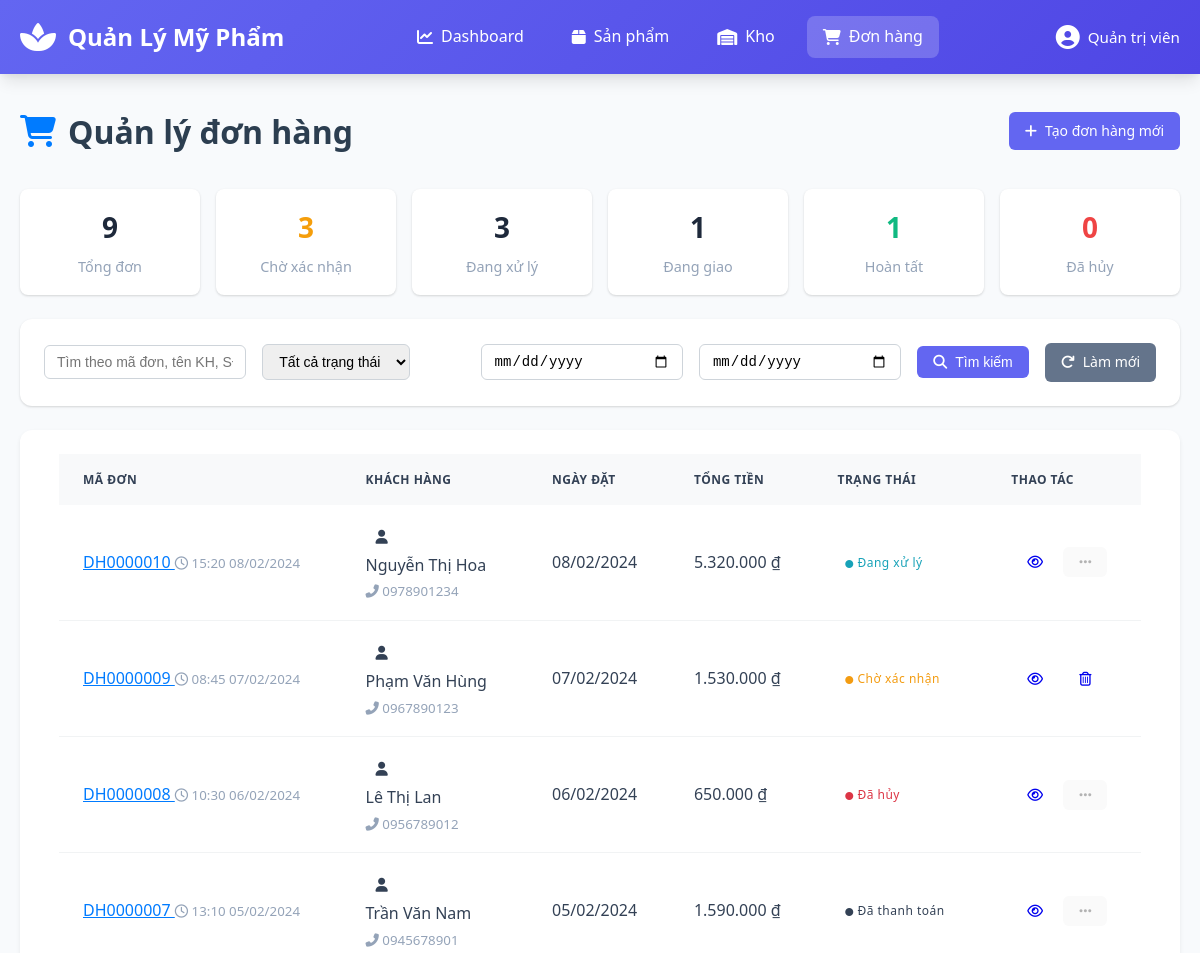
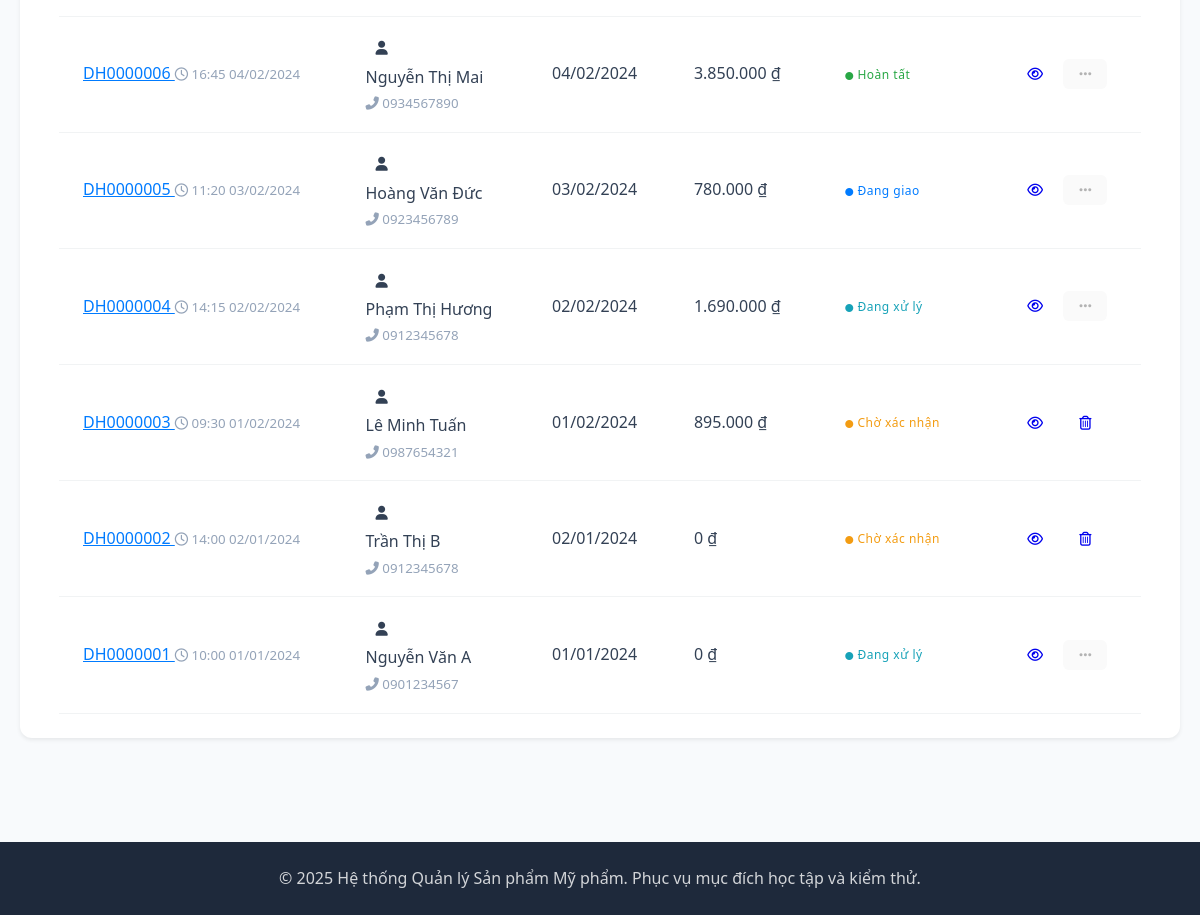
Page /?controller=OrderController&action=index on the committed database (2 pictures, top to bottom).
### tables this page shows
CREATE TABLE orders (
    order_id INT AUTO_INCREMENT PRIMARY KEY,
    order_code VARCHAR(20) NOT NULL UNIQUE COMMENT 'Mã đơn hàng, định dạng DH + 7 chữ số (ví dụ: DH1234567)',
    customer_id INT NOT NULL COMMENT 'Khách hàng đặt hàng',
    order_date DATETIME NOT NULL COMMENT 'Ngày đặt hàng',
    total_amount DECIMAL(12,2) NOT NULL DEFAULT 0 COMMENT 'Tổng tiền đơn hàng',
    status ENUM('Chờ xác nhận', 'Đang xử lý', 'Đang giao', 'Hoàn tất', 'Đã thanh toán', 'Đã hủy') DEFAULT 'Chờ xác nhận',
    payment_method ENUM('COD', 'Bank Transfer', 'E-Wallet') NOT NULL DEFAULT 'COD',
    shipping_address TEXT NOT NULL COMMENT 'Địa chỉ giao hàng',
    shipping_note TEXT COMMENT 'Ghi chú giao hàng',
    cancel_reason VARCHAR(200) COMMENT 'Lý do hủy đơn',
    confirmed_by VARCHAR(50) COMMENT 'Người xác nhận đơn',
    confirmed_at DATETIME COMMENT 'Thời điểm xác nhận',
    completed_by VARCHAR(50) COMMENT 'Người hoàn tất đơn',
    completed_at DATETIME COMMENT 'Thời điểm hoàn tất',
    cancelled_by VARCHAR(50) COMMENT 'Người hủy đơn',
    cancelled_at DATETIME COMMENT 'Thời điểm hủy',
    paid_by VARCHAR(50) COMMENT 'Người thanh toán đơn',
    paid_at DATETIME COMMENT 'Thời điểm thanh toán',
    created_at TIMESTAMP DEFAULT CURRENT_TIMESTAMP,
    updated_at TIMESTAMP DEFAULT CURRENT_TIMESTAMP ON UPDATE CURRENT_TIMESTAMP,
    
     
    FOREIGN KEY (customer_id) REFERENCES customers(customer_id) ON DELETE RESTRICT,
    CONSTRAINT chk_order_code_format CHECK (order_code REGEXP '^DH[0-9]{7}$'),
    CONSTRAINT chk_order_amount CHECK (total_amount >= 0)
);

CREATE TABLE customers (
    customer_id INT AUTO_INCREMENT PRIMARY KEY,
    customer_code VARCHAR(20) NOT NULL UNIQUE COMMENT 'Mã khách hàng, định dạng KHYYYYXXX',
    fullname VARCHAR(100) NOT NULL COMMENT 'Họ tên khách hàng',
    phone VARCHAR(15) NOT NULL COMMENT 'Số điện thoại',
    email VARCHAR(100) COMMENT 'Email khách hàng',
    address TEXT COMMENT 'Địa chỉ giao hàng',
    status ENUM('Active', 'Blocked') DEFAULT 'Active',
    created_at TIMESTAMP DEFAULT CURRENT_TIMESTAMP,
    updated_at TIMESTAMP DEFAULT CURRENT_TIMESTAMP ON UPDATE CURRENT_TIMESTAMP,
    
     
    CONSTRAINT chk_customer_code_format CHECK (customer_code REGEXP '^KH[0-9]{7}$'),
    CONSTRAINT chk_customer_phone CHECK (phone REGEXP '^[0-9]{10,11}$'),
    CONSTRAINT chk_customer_email CHECK (email IS NULL OR email REGEXP '^[A-Za-z0-9._%+-]+@[A-Za-z0-9.-]+\\.[A-Za-z]{2,}$')
);

### views/orders/index.php (the view, shortened to what the rows shown need)
<?php
require_once __DIR__ . '/../layouts/header.php';
?>
<div class="container-fluid">
    <div class="row">
        <div class="col-md-12">
            <div class="page-header d-flex justify-content-between align-items-center">
                <div>
                    <h1><i class="fas fa-shopping-cart text-primary me-2"></i> Quản lý đơn hàng</h1>
                </div>
            </div>
<div class="card shadow-sm">
    <div class="card-body p-0">
        <div class="table-responsive">
            <table class="table table-hover align-middle mb-0">
                <thead class="table-light">
                    <tr>
                        <th class="ps-4">Mã đơn</th>
                        <th>Khách hàng</th>
                        <th>Ngày đặt</th>
                        <th class="text-end pe-4">Tổng tiền</th>
                        <th>Trạng thái</th>
                        <th class="text-end pe-4">Thao tác</th>
                    </tr>
                </thead>
                <tbody>
                    <?php if (empty($orders)): ?>
                        <tr>
                            <td colspan="6" class="text-center py-5">
                                <div class="text-muted py-4">
                                    <i class="fas fa-inbox fa-3x mb-3"></i>
                                    <p class="mb-0">Không có đơn hàng nào</p>
                                </div>
                            </td>
                        </tr>
                    <?php else: ?>
                        <?php foreach ($orders as $order):
                            $status_class = [
                                'Chờ xác nhận' => 'warning',
                                'Đang xử lý' => 'info',
                                'Đang giao' => 'primary',
                                'Hoàn tất' => 'success',
                                'Đã hủy' => 'danger'
                            ][$order['status']] ?? 'secondary';
                        ?>
                            <tr class="order-row">
                                <td class="ps-4" data-label="Mã đơn">
                                    <div class="d-flex flex-column">
                                        <a href="<?= BASE_URL ?>?controller=OrderController&action=view&id=<?= $order['order_id'] ?>" class="fw-bold text-primary text-decoration-none">
                                            <?= htmlspecialchars($order['order_code']) ?>
                                        </a>
                                        <small class="text-muted">
                                            <i class="far fa-clock me-1"></i>
                                            <?= date('H:i d/m/Y', strtotime($order['order_date'])) ?>
                                        </small>
                                    </div>
                                </td>
                                <td data-label="Khách hàng">
                                    <div class="d-flex align-items-center">
                                        <div class="avatar-sm me-2">
                                            <div class="avatar-title bg-light text-dark rounded-circle">
                                                <i class="fas fa-user"></i>
                                            </div>
                                        </div>
                                        <div>
                                            <div class="fw-semibold"><?= htmlspecialchars($order['customer_name'] ?? 'Khách lẻ') ?></div>
                                            <?php if (!empty($order['customer_phone'])): ?>
                                                <small class="text-muted">
                                                    <i class="fas fa-phone-alt me-1"></i>
                                                    <?= htmlspecialchars($order['customer_phone']) ?>
                                                </small>
                                            <?php endif; ?>
                                        </div>
                                    </div>
                                </td>
                                <td data-label="Ngày đặt">
                                    <div class="text-nowrap">
                                        <?= date('d/m/Y', strtotime($order['order_date'])) ?>
                                    </div>
                                </td>
                                <td class="text-end fw-bold pe-4" data-label="Tổng tiền">
                                    <?= number_format($order['total_amount'], 0, ',', '.') ?> ₫
                                </td>
                                <td data-label="Trạng thái">
                                    <span class="badge bg-<?= $status_class ?>-lighten text-<?= $status_class ?> px-3 py-2">
                                        <i class="fas fa-circle me-1" style="font-size: 8px;"></i>
                                        <?= $order['status'] ?>
                                    </span>
                                </td>
                                <td class="text-end pe-4" data-label="Thao tác">
                                    <div class="d-flex flex-wrap justify-content-end gap-1" style="min-width: 0;">
                                        <a href="<?= BASE_URL ?>?controller=OrderController&action=view&id=<?= $order['order_id'] ?>"
                                           class="btn btn-sm btn-outline-primary"
                                           data-bs-toggle="tooltip"
                                           title="Xem chi tiết"
                                           style="min-width: 32px;">
                                            <i class="far fa-eye"></i>
                                        </a>
                                        <?php if ($order['status'] === 'Chờ xác nhận'): ?>
                                            <a href="<?= BASE_URL ?>?controller=OrderController&action=delete&id=<?= $order['order_id'] ?>"
                                               class="btn btn-sm btn-outline-danger"
                                               onclick="return confirm('Bạn có chắc chắn muốn xóa đơn hàng này?')"
                                               data-bs-toggle="tooltip"
                                               title="Xóa đơn hàng"
                                               style="min-width: 32px;">
                                                <i class="far fa-trash-alt"></i>
                                            </a>
                                        <?php else: ?>
                                            <button type="button"
                                                    class="btn btn-sm btn-outline-secondary"
                                                    disabled
                                                    style="min-width: 32px;">
                                                <i class="fas fa-ellipsis-h"></i>
                                            </button>
                                        <?php endif; ?>
                                    </div>
                                </td>
                            </tr>
                        <?php endforeach; ?>
                    <?php endif; ?>
                </tbody>
            </table>
        </div>
        </div>
    </div>
</div>
<?php require_once __DIR__ . '/../layouts/footer.php'; ?>

### rows in the picture
orders: order_code "DH0000010", order_date "15:20 08/02/2024", customer.fullname "Nguyễn Thị Hoa", customer.phone "0978901234", order_date "08/02/2024", total_amount "5.320.000", status "Đang xử lý"
orders: order_code "DH0000009", order_date "08:45 07/02/2024", customer.fullname "Phạm Văn Hùng", customer.phone "0967890123", order_date "07/02/2024", total_amount "1.530.000", status "Chờ xác nhận"
orders: order_code "DH0000008", order_date "10:30 06/02/2024", customer.fullname "Lê Thị Lan", customer.phone "0956789012", order_date "06/02/2024", total_amount "650.000", status "Đã hủy"
orders: order_code "DH0000007", order_date "13:10 05/02/2024", customer.fullname "Trần Văn Nam", customer.phone "0945678901", order_date "05/02/2024", total_amount "1.590.000", status "Đã thanh toán"
orders: order_code "DH0000006", order_date "16:45 04/02/2024", customer.fullname "Nguyễn Thị Mai", customer.phone "0934567890", order_date "04/02/2024", total_amount "3.850.000", status "Hoàn tất"
orders: order_code "DH0000005", order_date "11:20 03/02/2024", customer.fullname "Hoàng Văn Đức", customer.phone "0923456789", order_date "03/02/2024", total_amount "780.000", status "Đang giao"
orders: order_code "DH0000004", order_date "14:15 02/02/2024", customer.fullname "Phạm Thị Hương", customer.phone "0912345678", order_date "02/02/2024", total_amount "1.690.000", status "Đang xử lý"
orders: order_code "DH0000003", order_date "09:30 01/02/2024", customer.fullname "Lê Minh Tuấn", customer.phone "0987654321", order_date "01/02/2024", total_amount "895.000", status "Chờ xác nhận", $order['order_id'] 3 (drawn)
orders: order_code "DH0000002", order_date "14:00 02/01/2024", customer.fullname "Trần Thị B", customer.phone "0912345678", order_date "02/01/2024", total_amount "0", status "Chờ xác nhận"
orders: order_code "DH0000001", order_date "10:00 01/01/2024", customer.fullname "Nguyễn Văn A", customer.phone "0901234567", order_date "01/01/2024", total_amount "0", status "Đang xử lý"

### other values in the picture
$_SESSION['user']['fullname'] "Quản trị viên"
$statistics['total_orders'] "9"
$statistics['pending_orders'] "3"
$statistics['processing_orders'] "3"
$statistics['shipping_orders'] "1"
$statistics['completed_orders'] "1"
$statistics['cancelled_orders'] "0"
